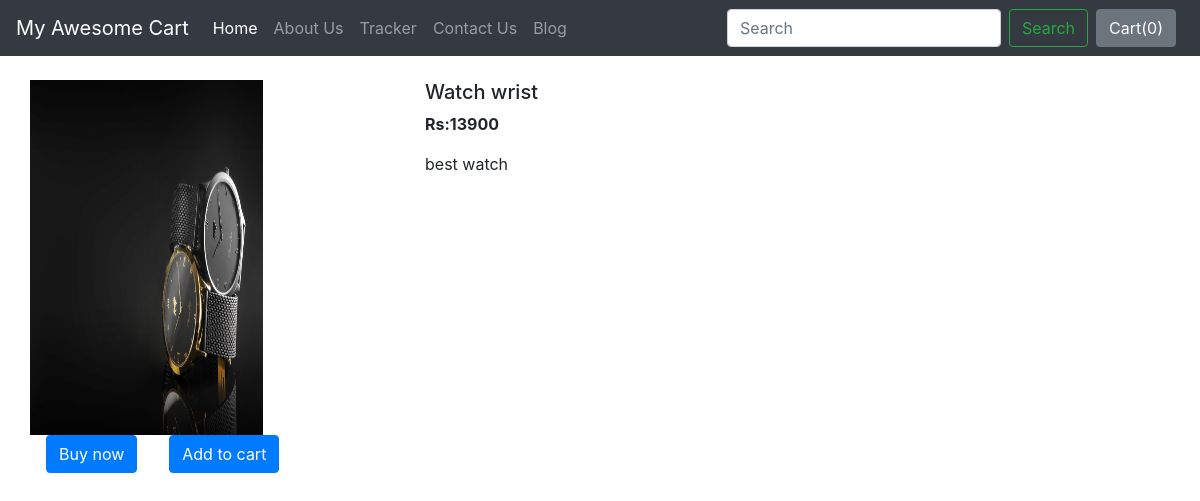
The page /shop/products/3 on the database its author committed.
### shop/models.py (models this page shows, shortened)
class product(models.Model):
    product_id = models.AutoField
    product_name = models.CharField(max_length=50)
    category = models.CharField(max_length =50,default="")
    subcategory = models.CharField(max_length =50,default="")
    price= models.IntegerField(default=0)
    desc = models.CharField(max_length=300)
    pub_date = models.DateField()
    image = models.ImageField(upload_to="shop/images",default="")

### shop/views.py (the view)
# urls.py: path('products/<int:myid>', views.productview,name="product"),
def productview(request,myid):
    product1 = product.objects.filter(id=myid)
    return render(request, 'shop/prodview.html',{'product':product1[0]})

### shop/templates/shop/prodview.html (shortened to what this page needs)
{% extends 'shop/basic.html' %}
{% block body%}
<div class="container my-4">
    <div class="row">
        <div class="col-md-4">
            <div class="row">
                <img src="/media/{{product.image}}" width="233px" height="355px">
            </div>
            <div class="row">
                <button class="btn btn-primary mx-3">Buy now</button>
                <button class="btn btn-primary mx-3">Add to cart</button>
            </div>
        </div>
        <div class="col-md-8">
            <h5>{{product.product_name}}</h5>
            <p ><b>Rs:{{product.price}}</p></b>
            <p>{{product.desc}}</p>
        </div>
    </div>
</div>
{% endblock %}

### rows shown on the page
product: image (picture), product_name "Watch wrist", price "13900", desc "best watch"
